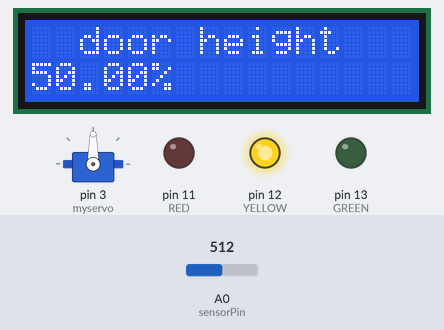
The sketch below on a simulated Arduino Uno, built with avr-gcc and run on an emulated ATmega328P. Shown: 16×2 character LCD, servo, output pins drawn as LEDs (lit = HIGH). The inputs (shaded band) are chosen by the test bench; at power-on: A0 (sensorPin) = 512. What the sketch prints to the serial monitor is not drawn.

Above: at 11.4 s.
11.5 s: A0 (sensorPin) set to 716
At 13.5 s:
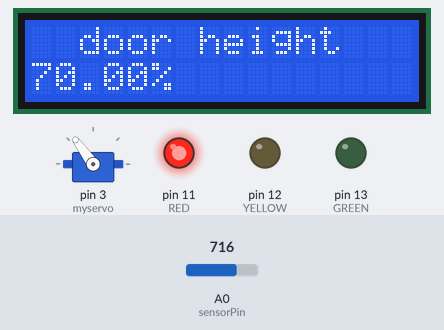
14.0 s: A0 (sensorPin) set to 900
At 15.2 s:
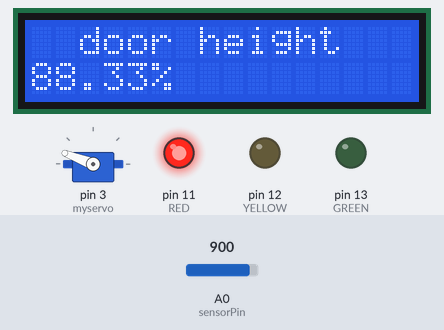
16.3 s: A0 (sensorPin) set to 1023
At 18.0 s:
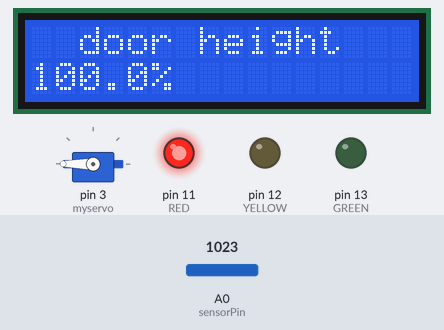
18.5 s: A0 (sensorPin) set to 306
At 19.7 s:
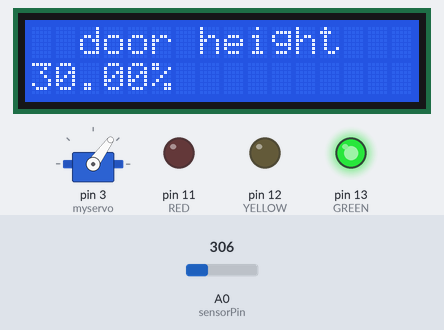
20.8 s: A0 (sensorPin) set to 170
At 22.5 s:
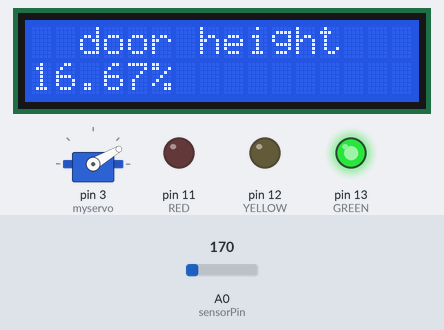
23.0 s: A0 (sensorPin) set to 110
At 24.2 s:
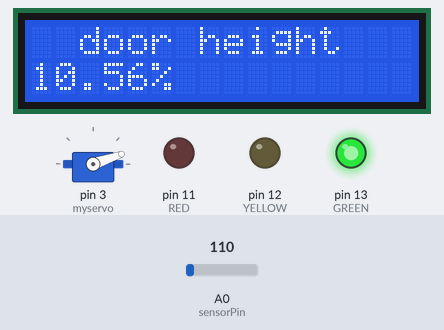
Timing chart, 0 to 26.0 s (numbered marks = the images above; inputs shaded):
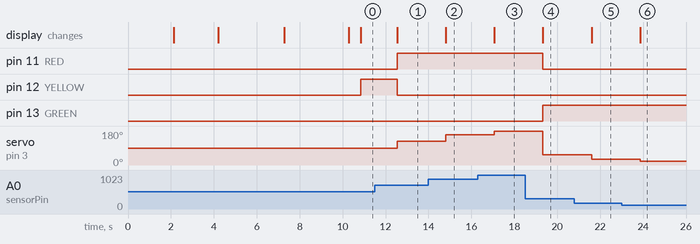

Measured:
- after the input at 11.5 s, pin 11 (RED): LOW → HIGH after 1.0 s; pin 12 (YELLOW): HIGH → LOW after 1.0 s; servo on pin 3 (myservo): 90° → 126° after 1.0 s; the display: changes after 1.0 s (image 1)
- after the input at 14.0 s, servo on pin 3 (myservo): 126° → 159° after 0.80 s; the display: changes after 0.80 s (image 2)
- after the input at 16.3 s, servo on pin 3 (myservo): 159° → 180° after 0.77 s; the display: changes after 0.77 s (image 3)
- after the input at 18.5 s, pin 11 (RED): HIGH → LOW after 0.83 s; pin 13 (GREEN): LOW → HIGH after 0.83 s; servo on pin 3 (myservo): 180° → 54° after 0.83 s; the display: changes after 0.83 s (image 4)
- after the input at 20.8 s, servo on pin 3 (myservo): 54° → 30° after 0.80 s; the display: changes after 0.80 s (image 5)
- after the input at 23.0 s, servo on pin 3 (myservo): 30° → 19° after 0.86 s; the display: changes after 0.86 s (image 6)

The sketch:

door.ino
```cpp
#include<LiquidCrystal.h>  //تعريف مكتبه الشاشه
LiquidCrystal lcd(8, 9, 4, 5, 6, 7); // البنات الي هوصل الشاشه عليهم في الاردوينو

#include <Servo.h>

Servo myservo;

int sensorPin = A0;

int sensorValue ;

int   RED=11;

int YELLOW=12;
int GREEN=13;


void setup() {

lcd.begin(16,2);
lcd.setCursor(3,0);
lcd.print("water ditch");
lcd.setCursor(0,1);
lcd.print("    control");
delay(2000);
lcd.clear();

lcd.begin(16,2);
lcd.clear();
lcd.setCursor(2,0);
lcd.print(" designed by ");
lcd.setCursor(2,1);
lcd.print("  hoda-manar");
delay(2000);
lcd.clear();

lcd.begin(16,2);
lcd.setCursor(0,0);
lcd.print(" programmed by ");
lcd.setCursor(0,1);
lcd.print("  attar-fawaz");
delay(3000);
lcd.clear();


lcd.begin(16,2);
lcd.setCursor(0,0);
lcd.print("  under visor ");
lcd.setCursor(0,1);
lcd.print("dr ahmed shehata");
delay(3000);
lcd.clear();

Serial.begin(9600);


myservo.attach(3);

pinMode(RED,OUTPUT);
 pinMode(YELLOW,OUTPUT);
pinMode(GREEN,OUTPUT);
}

void loop() {
  // put your main code here, to run repeatedly:
sensorValue = analogRead(sensorPin);
sensorValue =analogRead(sensorPin)/5.66;
Serial.println(sensorValue);
delay(500);


lcd.begin(16,2);
lcd.setCursor(0,0);
lcd.print("  door height ");
lcd.setCursor(0,1);
lcd.print(sensorValue/1.8);
lcd.setCursor(5,1);
lcd.print("%");
//delay(500);
//lcd.clear();

myservo.write(sensorValue);

if ((sensorValue<180)&&(sensorValue>120)){
digitalWrite(RED,HIGH);
digitalWrite(YELLOW,LOW);
digitalWrite(GREEN,LOW);}

else if ((sensorValue<120)&&(sensorValue>60)){
digitalWrite(RED,LOW);
digitalWrite(YELLOW,HIGH);
digitalWrite(GREEN,LOW);}

else if ((sensorValue<60)&&(sensorValue>0)){
digitalWrite(RED,LOW);
digitalWrite(YELLOW,LOW);
digitalWrite(GREEN,HIGH); }
}
```
